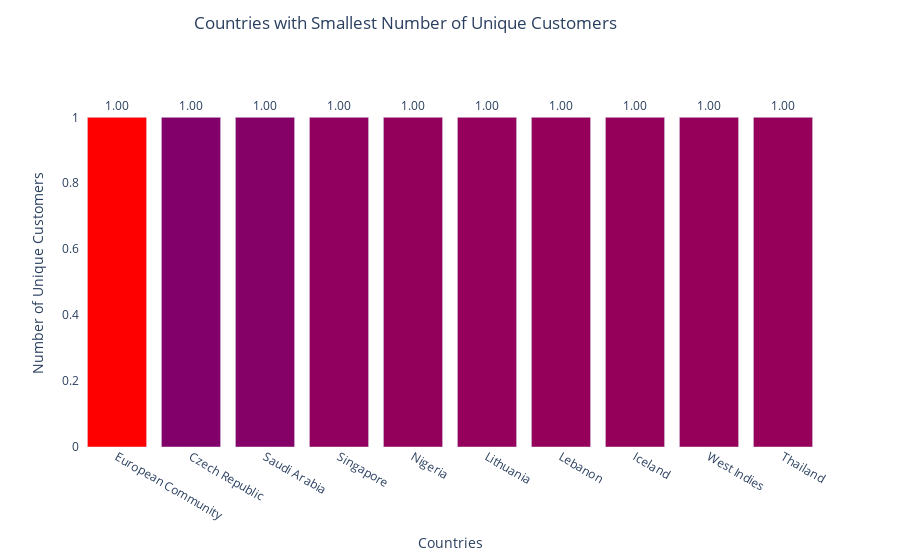

The notebook cell this image was saved under:
### Code cell
fig = go.Figure(data=[
    go.Bar(name='Countries with Smallest Number of Unique Customers', 
           x=retail_countries_customers_asc['Country'].astype(str), 
           y=retail_countries_customers_asc['Customer Count'],
           marker_opacity=1,
           marker={'color': retail_countries_customers_desc['Customer Count'],
                   'colorscale': 'Rainbow'}
          )
    ])

fig.update_traces(texttemplate='%{y:.3s}', textposition='outside')

fig.update_layout(title='Countries with Smallest Number of Unique Customers',
                  title_x=0.45,
                  title_y=0.97,
                  xaxis_title="Countries",
                  yaxis_title="Number of Unique Customers",
                  plot_bgcolor='white')
fig.show()

### Figure 1 — Plotly figure (JSON) as saved in the notebook; plotly's stock layout.template omitted (floating-point values rounded to 4 significant figures)
{"data": [{"marker": {"color": [5410, 107, 95, 41, 29, 24, 23, 22, 19, 17], "colorscale": [[0, "rgb(150,0,90)"], [0.125, "rgb(0,0,200)"], [0.25, "rgb(0,25,255)"], [0.375, "rgb(0,152,255)"], [0.5, "rgb(44,255,150)"], [0.625, "rgb(151,255,0)"], [0.75, "rgb(255,234,0)"], [0.875, "rgb(255,111,0)"], [1, "rgb(255,0,0)"]], "opacity": 1}, "name": "Countries with Smallest Number of Unique Customers", "textposition": "outside", "texttemplate": "%{y:.3s}", "type": "bar", "x": ["European Community", "Czech Republic", "Saudi Arabia", "Singapore", "Nigeria", "Lithuania", "Lebanon", "Iceland", "West Indies", "Thailand"], "y": [1, 1, 1, 1, 1, 1, 1, 1, 1, 1]}], "layout": {"plot_bgcolor": "white", "title": {"text": "Countries with Smallest Number of Unique Customers", "x": 0.45, "y": 0.97}, "xaxis": {"title": {"text": "Countries"}}, "yaxis": {"title": {"text": "Number of Unique Customers"}}}}
